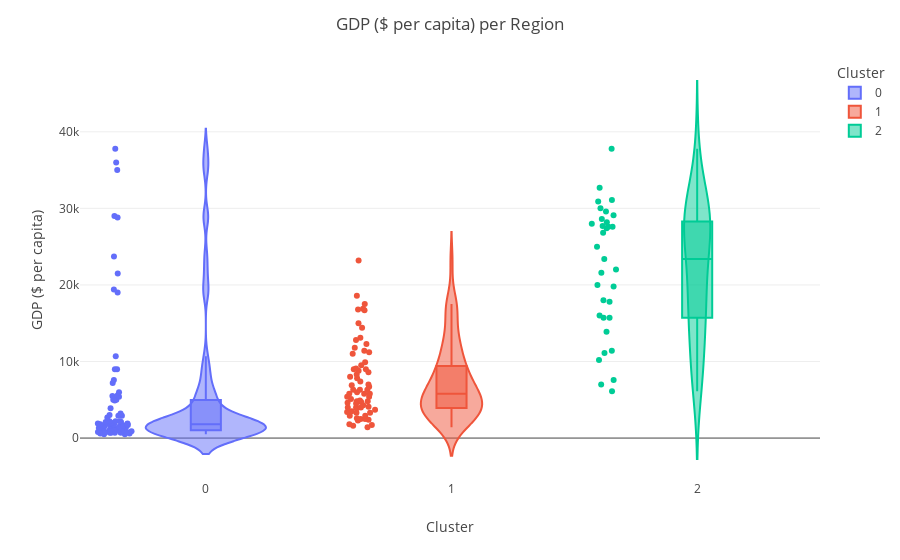
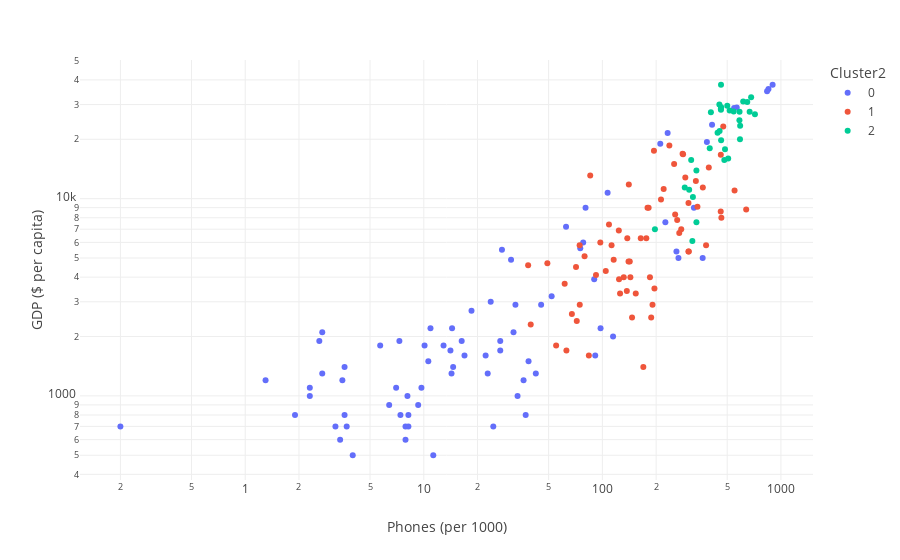
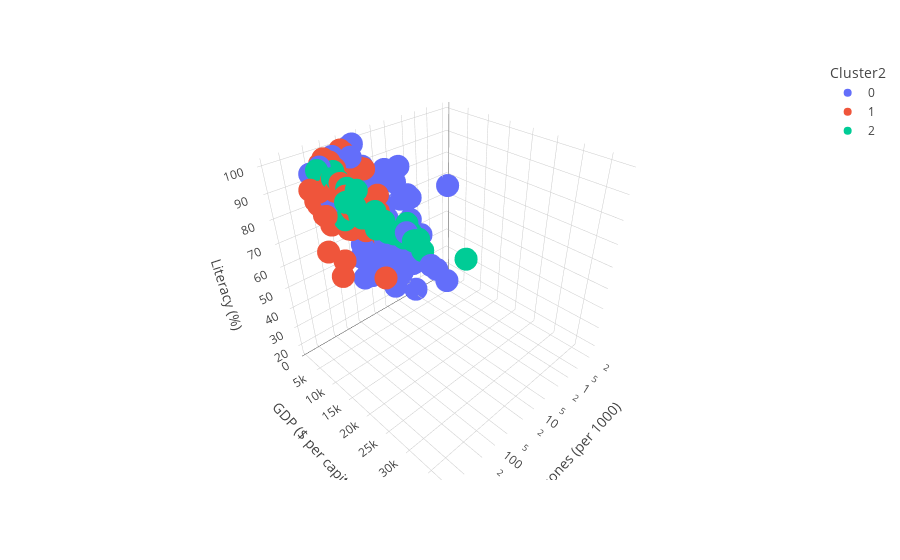

Notebook code cell kept with these figures, in order:
### Code cell
CountryPlots.violin(cntry, color='Cluster', x='Cluster').show()
CountryPlots.scatter(cntry, color='Cluster2', log_x=True, log_y=True).show()
CountryPlots.scatter_3d(cntry, color='Cluster2', log_x=True).show()

### Figure 1 — Plotly figure (JSON) as saved in the notebook; plotly's stock layout.template omitted (floating-point values rounded to 4 significant figures; data arrays with more than 128 entries replaced by an {"elided": "..."} marker saying what was removed)
{"data": [{"alignmentgroup": "True", "box": {"visible": true}, "customdata": {"elided": "79x20 mixed values"}, "hovertemplate": "Cluster=%{x}<br>GDP ($ per capita)=%{y}<br>Country=%{customdata[0]}<br>Region=%{customdata[1]}<br>Population=%{customdata[2]}<br>Area (sq. mi.)=%{customdata[3]}<br>Pop. Density (per sq. mi.)=%{customdata[4]}<br>Coastline (coast/area ratio)=%{customdata[5]}<br>Net migration=%{customdata[6]}<br>Infant mortality (per 1000 births)=%{customdata[7]}<br>Literacy (%)=%{customdata[8]}<br>Phones (per 1000)=%{customdata[9]}<br>Arable (%)=%{customdata[10]}<br>Crops (%)=%{customdata[11]}<br>Other (%)=%{customdata[12]}<br>Climate=%{customdata[13]}<br>Birthrate=%{customdata[14]}<br>Deathrate=%{customdata[15]}<br>Agriculture=%{customdata[16]}<br>Industry=%{customdata[17]}<br>Service=%{customdata[18]}<br>Region_Encode=%{customdata[19]}<extra></extra>", "legendgroup": "0", "marker": {"color": "#636efa"}, "name": "0", "offsetgroup": "0", "orientation": "v", "points": "all", "scalegroup": "True", "showlegend": true, "type": "violin", "x": [0, 0, 0, 0, 0, 0, 0, 0, 0, 0, 0, 0, 0, 0, 0, 0, 0, 0, 0, 0, 0, 0, 0, 0, 0, 0, 0, 0, 0, 0, 0, 0, 0, 0, 0, 0, 0, 0, 0, 0, 0, 0, 0, 0, 0, 0, 0, 0, 0, 0, 0, 0, 0, 0, 0, 0, 0, 0, 0, 0, 0, 0, 0, 0, 0, 0, 0, 0, 0, 0, 0, 0, 0, 0, 0, 0, 0, 0, 0], "x0": " ", "xaxis": "x", "y": [700, 6000, 29000, 1900, 1100, 36000, 1300, 9000, 7600, 1100, 1800, 600, 1900, 1800, 35000, 1100, 1200, 5000, 700, 700, 700, 1400, 1300, 2700, 700, 700, 5500, 1700, 2200, 5000, 2100, 800, 1600, 28800, 2900, 3200, 1500, 1000, 1300, 19000, 1700, 3000, 1000, 19400, 800, 600, 3900, 900, 1600, 1800, 2000, 1200, 7200, 800, 900, 2100, 9000, 2200, 21500, 1300, 5600, 1200, 1600, 500, 23700, 500, 10700, 1900, 4900, 1000, 1500, 2200, 1400, 5400, 37800, 2900, 800, 800, 1900], "y0": " ", "yaxis": "y"}, {"alignmentgroup": "True", "box": {"visible": true}, "customdata": {"elided": "67x20 mixed values"}, "hovertemplate": "Cluster=%{x}<br>GDP ($ per capita)=%{y}<br>Country=%{customdata[0]}<br>Region=%{customdata[1]}<br>Population=%{customdata[2]}<br>Area (sq. mi.)=%{customdata[3]}<br>Pop. Density (per sq. mi.)=%{customdata[4]}<br>Coastline (coast/area ratio)=%{customdata[5]}<br>Net migration=%{customdata[6]}<br>Infant mortality (per 1000 births)=%{customdata[7]}<br>Literacy (%)=%{customdata[8]}<br>Phones (per 1000)=%{customdata[9]}<br>Arable (%)=%{customdata[10]}<br>Crops (%)=%{customdata[11]}<br>Other (%)=%{customdata[12]}<br>Climate=%{customdata[13]}<br>Birthrate=%{customdata[14]}<br>Deathrate=%{customdata[15]}<br>Agriculture=%{customdata[16]}<br>Industry=%{customdata[17]}<br>Service=%{customdata[18]}<br>Region_Encode=%{customdata[19]}<extra></extra>", "legendgroup": "1", "marker": {"color": "#EF553B"}, "name": "1", "offsetgroup": "1", "orientation": "v", "points": "all", "scalegroup": "True", "showlegend": true, "type": "violin", "x": [1, 1, 1, 1, 1, 1, 1, 1, 1, 1, 1, 1, 1, 1, 1, 1, 1, 1, 1, 1, 1, 1, 1, 1, 1, 1, 1, 1, 1, 1, 1, 1, 1, 1, 1, 1, 1, 1, 1, 1, 1, 1, 1, 1, 1, 1, 1, 1, 1, 1, 1, 1, 1, 1, 1, 1, 1, 1, 1, 1, 1, 1, 1, 1, 1, 1, 1], "x0": " ", "xaxis": "x", "y": [4500, 8600, 11000, 11200, 3500, 3400, 16700, 16900, 4900, 2400, 18600, 1400, 9900, 6300, 9100, 2900, 5400, 6000, 3300, 4000, 4800, 12300, 5800, 8300, 17500, 2500, 8000, 4100, 4000, 2600, 7000, 3900, 4300, 6300, 1600, 9000, 14400, 9000, 1800, 11400, 15000, 2300, 13100, 6300, 4700, 5100, 4600, 16800, 5800, 8800, 5400, 2900, 11800, 7800, 3700, 4000, 3300, 7400, 9500, 6900, 6700, 5800, 23200, 12800, 1700, 4800, 2500], "y0": " ", "yaxis": "y"}, {"alignmentgroup": "True", "box": {"visible": true}, "customdata": {"elided": "33x20 mixed values"}, "hovertemplate": "Cluster=%{x}<br>GDP ($ per capita)=%{y}<br>Country=%{customdata[0]}<br>Region=%{customdata[1]}<br>Population=%{customdata[2]}<br>Area (sq. mi.)=%{customdata[3]}<br>Pop. Density (per sq. mi.)=%{customdata[4]}<br>Coastline (coast/area ratio)=%{customdata[5]}<br>Net migration=%{customdata[6]}<br>Infant mortality (per 1000 births)=%{customdata[7]}<br>Literacy (%)=%{customdata[8]}<br>Phones (per 1000)=%{customdata[9]}<br>Arable (%)=%{customdata[10]}<br>Crops (%)=%{customdata[11]}<br>Other (%)=%{customdata[12]}<br>Climate=%{customdata[13]}<br>Birthrate=%{customdata[14]}<br>Deathrate=%{customdata[15]}<br>Agriculture=%{customdata[16]}<br>Industry=%{customdata[17]}<br>Service=%{customdata[18]}<br>Region_Encode=%{customdata[19]}<extra></extra>", "legendgroup": "2", "marker": {"color": "#00cc96"}, "name": "2", "offsetgroup": "2", "orientation": "v", "points": "all", "scalegroup": "True", "showlegend": true, "type": "violin", "x": [2, 2, 2, 2, 2, 2, 2, 2, 2, 2, 2, 2, 2, 2, 2, 2, 2, 2, 2, 2, 2, 2, 2, 2, 2, 2, 2, 2, 2, 2, 2, 2, 2], "x0": " ", "xaxis": "x", "y": [28000, 30000, 15700, 6100, 29100, 16000, 7600, 15700, 31100, 27400, 27600, 27600, 20000, 13900, 30900, 29600, 19800, 28200, 17800, 10200, 25000, 11400, 28600, 21600, 37800, 11100, 18000, 7000, 22000, 26800, 32700, 23400, 27700], "y0": " ", "yaxis": "y"}], "layout": {"legend": {"title": {"text": "Cluster"}, "tracegroupgap": 0}, "margin": {"t": 60}, "title": {"text": "GDP ($ per capita) per Region"}, "violinmode": "overlay", "xaxis": {"anchor": "y", "categoryarray": [0, 1, 2], "categoryorder": "array", "domain": [0, 1], "title": {"text": "Cluster"}}, "yaxis": {"anchor": "x", "domain": [0, 1], "title": {"text": "GDP ($ per capita)"}}}}

### Figure 2 — Plotly figure (JSON) as saved in the notebook; plotly's stock layout.template omitted (floating-point values rounded to 4 significant figures)
{"data": [{"hovertemplate": "Cluster2=0<br>Phones (per 1000)=%{x}<br>GDP ($ per capita)=%{y}<extra></extra>", "legendgroup": "0", "marker": {"color": "#636efa", "symbol": "circle"}, "mode": "markers", "name": "0", "orientation": "v", "showlegend": true, "type": "scatter", "x": [3.2, 78.1, 565.5, 7.3, 9.7, 851.4, 14.3, 80.5, 225.3, 7, 10.1, 3.4, 2.6, 5.7, 836.3, 2.3, 1.3, 266.7, 24.5, 0.2, 3.7, 14.6, 22.8, 18.5, 7.9, 8.2, 27.4, 26.8, 14.4, 364.5, 2.7, 7.4, 16.9, 546.7, 45.4, 52, 38.6, 8.1, 42.4, 211, 14.1, 23.7, 2.3, 384.9, 3.6, 7.9, 90, 6.4, 91.2, 12.9, 114.8, 3.5, 62.6, 1.9, 9.3, 31.8, 325.6, 10.9, 232, 2.7, 75.2, 36.2, 22.2, 4, 411.4, 11.3, 107, 16.3, 30.8, 33.5, 10.6, 97.7, 3.6, 259.9, 898, 32.6, 37.2, 8.2, 26.8], "xaxis": "x", "y": [700, 6000, 29000, 1900, 1100, 36000, 1300, 9000, 7600, 1100, 1800, 600, 1900, 1800, 35000, 1100, 1200, 5000, 700, 700, 700, 1400, 1300, 2700, 700, 700, 5500, 1700, 2200, 5000, 2100, 800, 1600, 28800, 2900, 3200, 1500, 1000, 1300, 19000, 1700, 3000, 1000, 19400, 800, 600, 3900, 900, 1600, 1800, 2000, 1200, 7200, 800, 900, 2100, 9000, 2200, 21500, 1300, 5600, 1200, 1600, 500, 23700, 500, 10700, 1900, 4900, 1000, 1500, 2200, 1400, 5400, 37800, 2900, 800, 800, 1900], "yaxis": "y"}, {"hovertemplate": "Cluster2=1<br>Phones (per 1000)=%{x}<br>GDP ($ per capita)=%{y}<extra></extra>", "legendgroup": "1", "marker": {"color": "#EF553B", "symbol": "circle"}, "mode": "markers", "name": "1", "orientation": "v", "showlegend": true, "type": "scatter", "x": [71.2, 460, 549.9, 220.4, 195.7, 137.1, 460.6, 281.3, 115.7, 71.9, 237.2, 169.6, 213, 176.2, 340.7, 74.7, 304.8, 97.4, 125.6, 131.8, 142.4, 333.8, 112.6, 255.6, 194.5, 146.6, 463.8, 92.1, 143.5, 67.5, 276.4, 124, 104.5, 164.1, 84, 179, 394.4, 181.6, 55.1, 365.3, 252.2, 39.7, 85.5, 137.9, 49.2, 79.5, 38.4, 283.1, 380.9, 638.9, 303.3, 190.9, 140.6, 262.4, 61.5, 184.7, 153.8, 108.9, 303.5, 123.6, 269.5, 74.6, 475.3, 291.4, 62.9, 140.1, 187.7], "xaxis": "x", "y": [4500, 8600, 11000, 11200, 3500, 3400, 16700, 16900, 4900, 2400, 18600, 1400, 9900, 6300, 9100, 2900, 5400, 6000, 3300, 4000, 4800, 12300, 5800, 8300, 17500, 2500, 8000, 4100, 4000, 2600, 7000, 3900, 4300, 6300, 1600, 9000, 14400, 9000, 1800, 11400, 15000, 2300, 13100, 6300, 4700, 5100, 4600, 16800, 5800, 8800, 5400, 2900, 11800, 7800, 3700, 4000, 3300, 7400, 9500, 6900, 6700, 5800, 23200, 12800, 1700, 4800, 2500], "yaxis": "y"}, {"hovertemplate": "Cluster2=2<br>Phones (per 1000)=%{x}<br>GDP ($ per capita)=%{y}<extra></extra>", "legendgroup": "2", "marker": {"color": "#00cc96", "symbol": "circle"}, "mode": "markers", "name": "2", "orientation": "v", "showlegend": true, "type": "scatter", "x": [516.1, 452.2, 481.9, 319.1, 462.6, 506.5, 336.3, 314.3, 614.6, 405.3, 586.4, 667.9, 589.7, 336.2, 647.7, 500.5, 462.3, 461.2, 486.1, 321.4, 585.5, 289.3, 460.8, 441.7, 461.7, 306.3, 399.2, 196.9, 453.5, 715, 680.9, 591, 543.5], "xaxis": "x", "y": [28000, 30000, 15700, 6100, 29100, 16000, 7600, 15700, 31100, 27400, 27600, 27600, 20000, 13900, 30900, 29600, 19800, 28200, 17800, 10200, 25000, 11400, 28600, 21600, 37800, 11100, 18000, 7000, 22000, 26800, 32700, 23400, 27700], "yaxis": "y"}], "layout": {"legend": {"title": {"text": "Cluster2"}, "tracegroupgap": 0}, "margin": {"t": 60}, "title": {"text": ""}, "xaxis": {"anchor": "y", "domain": [0, 1], "title": {"text": "Phones (per 1000)"}, "type": "log"}, "yaxis": {"anchor": "x", "domain": [0, 1], "title": {"text": "GDP ($ per capita)"}, "type": "log"}}}

### Figure 3 — Plotly figure (JSON) as saved in the notebook; plotly's stock layout.template omitted (floating-point values rounded to 4 significant figures)
{"data": [{"hovertemplate": "Cluster2=0<br>Phones (per 1000)=%{x}<br>GDP ($ per capita)=%{y}<br>Literacy (%)=%{z}<extra></extra>", "legendgroup": "0", "marker": {"color": "#636efa", "symbol": "circle"}, "mode": "markers", "name": "0", "scene": "scene", "showlegend": true, "type": "scatter3d", "x": [3.2, 78.1, 565.5, 7.3, 9.7, 851.4, 14.3, 80.5, 225.3, 7, 10.1, 3.4, 2.6, 5.7, 836.3, 2.3, 1.3, 266.7, 24.5, 0.2, 3.7, 14.6, 22.8, 18.5, 7.9, 8.2, 27.4, 26.8, 14.4, 364.5, 2.7, 7.4, 16.9, 546.7, 45.4, 52, 38.6, 8.1, 42.4, 211, 14.1, 23.7, 2.3, 384.9, 3.6, 7.9, 90, 6.4, 91.2, 12.9, 114.8, 3.5, 62.6, 1.9, 9.3, 31.8, 325.6, 10.9, 232, 2.7, 75.2, 36.2, 22.2, 4, 411.4, 11.3, 107, 16.3, 30.8, 33.5, 10.6, 97.7, 3.6, 259.9, 898, 32.6, 37.2, 8.2, 26.8], "y": [700, 6000, 29000, 1900, 1100, 36000, 1300, 9000, 7600, 1100, 1800, 600, 1900, 1800, 35000, 1100, 1200, 5000, 700, 700, 700, 1400, 1300, 2700, 700, 700, 5500, 1700, 2200, 5000, 2100, 800, 1600, 28800, 2900, 3200, 1500, 1000, 1300, 19000, 1700, 3000, 1000, 19400, 800, 600, 3900, 900, 1600, 1800, 2000, 1200, 7200, 800, 900, 2100, 9000, 2200, 21500, 1300, 5600, 1200, 1600, 500, 23700, 500, 10700, 1900, 4900, 1000, 1500, 2200, 1400, 5400, 37800, 2900, 800, 800, 1900], "z": [36, 70, 100, 43.1, 40.9, 98, 42.2, 79.8, 86.4, 26.6, 85.3, 51.6, 69.4, 79, 98, 51, 47.5, 90.9, 56.5, 65.5, 83.8, 50.9, 67.9, 85.7, 58.6, 42.7, 63.2, 40.1, 74.8, 98, 35.9, 42.4, 52.9, 93.5, 59.5, 87.9, 40.4, 85.1, 99, 83.5, 66.4, 84.8, 57.5, 94.5, 68.9, 62.7, 97.2, 46.4, 93.7, 41.7, 89, 47.8, 84, 17.6, 68, 45.7, 92, 64.6, 82.5, 70.4, 99.7, 79.3, 40.2, 31.4, 92.5, 37.8, 86.4, 61.1, 81.6, 99.4, 60.9, 98.5, 69.9, 99.7, 97, 53, 50.2, 80.6, 90.7]}, {"hovertemplate": "Cluster2=1<br>Phones (per 1000)=%{x}<br>GDP ($ per capita)=%{y}<br>Literacy (%)=%{z}<extra></extra>", "legendgroup": "1", "marker": {"color": "#EF553B", "symbol": "circle"}, "mode": "markers", "name": "1", "scene": "scene", "showlegend": true, "type": "scatter3d", "x": [71.2, 460, 549.9, 220.4, 195.7, 137.1, 460.6, 281.3, 115.7, 71.9, 237.2, 169.6, 213, 176.2, 340.7, 74.7, 304.8, 97.4, 125.6, 131.8, 142.4, 333.8, 112.6, 255.6, 194.5, 146.6, 463.8, 92.1, 143.5, 67.5, 276.4, 124, 104.5, 164.1, 84, 179, 394.4, 181.6, 55.1, 365.3, 252.2, 39.7, 85.5, 137.9, 49.2, 79.5, 38.4, 283.1, 380.9, 638.9, 303.3, 190.9, 140.6, 262.4, 61.5, 184.7, 153.8, 108.9, 303.5, 123.6, 269.5, 74.6, 475.3, 291.4, 62.9, 140.1, 187.7], "y": [4500, 8600, 11000, 11200, 3500, 3400, 16700, 16900, 4900, 2400, 18600, 1400, 9900, 6300, 9100, 2900, 5400, 6000, 3300, 4000, 4800, 12300, 5800, 8300, 17500, 2500, 8000, 4100, 4000, 2600, 7000, 3900, 4300, 6300, 1600, 9000, 14400, 9000, 1800, 11400, 15000, 2300, 13100, 6300, 4700, 5100, 4600, 16800, 5800, 8800, 5400, 2900, 11800, 7800, 3700, 4000, 3300, 7400, 9500, 6900, 6700, 5800, 23200, 12800, 1700, 4800, 2500], "z": [86.5, 95, 89, 97.1, 98.6, 97, 95.6, 89.1, 94.1, 87.2, 93.9, 76.6, 96.2, 92.5, 96, 97, 94, 84.7, 92.5, 57.7, 80.2, 99.8, 93.7, 83, 98, 99, 90, 70.6, 98.8, 76.2, 79.4, 87.9, 91.3, 98.4, 97, 88.7, 97.7, 92.2, 97.8, 96.7, 91, 67.5, 75.8, 92.6, 94, 90.9, 92.6, 94.1, 88.9, 97, 67, 96, 78.8, 58, 92.3, 93, 76.9, 92.6, 98.6, 74.2, 86.5, 98, 77.9, 98, 99.3, 93.4, 90.3]}, {"hovertemplate": "Cluster2=2<br>Phones (per 1000)=%{x}<br>GDP ($ per capita)=%{y}<br>Literacy (%)=%{z}<extra></extra>", "legendgroup": "2", "marker": {"color": "#00cc96", "symbol": "circle"}, "mode": "markers", "name": "2", "scene": "scene", "showlegend": true, "type": "scatter3d", "x": [516.1, 452.2, 481.9, 319.1, 462.6, 506.5, 336.3, 314.3, 614.6, 405.3, 586.4, 667.9, 589.7, 336.2, 647.7, 500.5, 462.3, 461.2, 486.1, 321.4, 585.5, 289.3, 460.8, 441.7, 461.7, 306.3, 399.2, 196.9, 453.5, 715, 680.9, 591, 543.5], "y": [28000, 30000, 15700, 6100, 29100, 16000, 7600, 15700, 31100, 27400, 27600, 27600, 20000, 13900, 30900, 29600, 19800, 28200, 17800, 10200, 25000, 11400, 28600, 21600, 37800, 11100, 18000, 7000, 22000, 26800, 32700, 23400, 27700], "z": [97, 98, 97.4, 99.6, 98, 97.8, 98.6, 99.9, 100, 100, 99, 99, 97.5, 99.4, 99.9, 98, 95.4, 99, 97.9, 99.8, 100, 85.6, 99, 99, 100, 99.8, 93.3, 98.4, 97.9, 99, 99, 96.1, 99]}], "layout": {"legend": {"title": {"text": "Cluster2"}, "tracegroupgap": 0}, "margin": {"t": 60}, "scene": {"domain": {"x": [0, 1], "y": [0, 1]}, "xaxis": {"title": {"text": "Phones (per 1000)"}, "type": "log"}, "yaxis": {"title": {"text": "GDP ($ per capita)"}}, "zaxis": {"title": {"text": "Literacy (%)"}}}, "title": {"text": ""}}}
